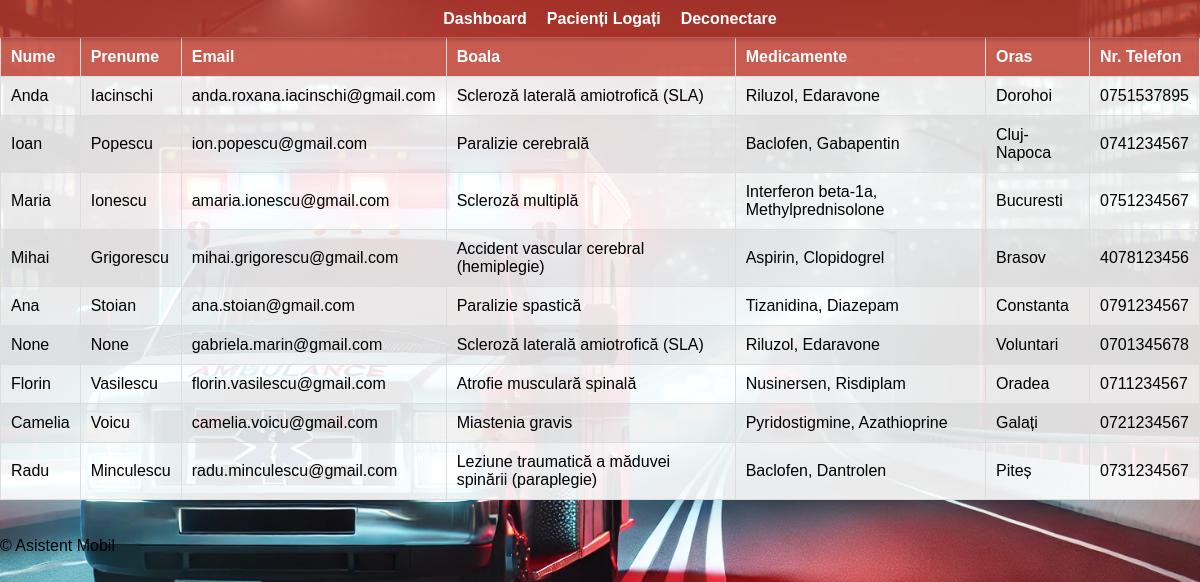
Page /pacienti_logati (signed in) on the committed database.
### app.py (models this page shows)
class Patient(db.Model):
    id = db.Column(db.Integer, primary_key=True)
    username = db.Column(db.String(150), unique=True, nullable=False)
    email = db.Column(db.String(150), unique=True, nullable=False)
    password = db.Column(db.String(150), nullable=False)
    prenume = db.Column(db.String(150), nullable=True)
    nume = db.Column(db.String(150), nullable=True)
    data_nasterii = db.Column(db.Date, nullable=True)
    boala = db.Column(db.String(500), nullable=True)
    medicamente = db.Column(db.String(500), nullable=True)
    ultimul_incident = db.Column(db.String(500), nullable=True)
    tara = db.Column(db.String(100), nullable=True)
    judet = db.Column(db.String(100), nullable=True)
    oras = db.Column(db.String(100), nullable=True)
    strada = db.Column(db.String(200), nullable=True)
    numar = db.Column(db.String(50), nullable=True)
    cod_postal = db.Column(db.String(20), nullable=True)
    telefon = db.Column(db.String(20), nullable=True)
    latitude = db.Column(db.Float, nullable=True)
    longitude = db.Column(db.Float, nullable=True)
    este_logat = db.Column(db.Boolean, default=False)

### app.py (the view)
@app.route('/pacienti_logati')
def pacienti_logati():
    if 'dispatcher_id' not in session:
        return redirect(url_for('login_dispatcher'))
    pacienti_logati = Patient.query.filter_by(este_logat=True).all()
    return render_template('pacienti_logati.html', patients=pacienti_logati)

### templates/pacienti_logati.html (shortened to what this page needs)
{% extends "base.html" %}
{% block content %}
<table class="pacient-table">
    <thead>
        <tr>
            <th>Nume</th>
            <th>Prenume</th>
            <th>Email</th>
            <th>Boala</th>
            <th>Medicamente</th>
            <th>Oras</th>
            <th>Nr. Telefon</th>
        </tr>
    </thead>
    <tbody>
        {% for patient in patients %}
        <tr>
            <td>{{ patient.prenume }}</td>
            <td>{{ patient.nume }}</td>
            <td>{{ patient.email }}</td>
            <td>{{ patient.boala }}</td>
            <td>{{ patient.medicamente }}</td>
            <td>{{ patient.oras }}</td>
            <td>{{ patient.telefon }}</td>
        </tr>
        {% else %}
        <tr>
            <td colspan="7" style="text-align: center;">Nu sunt pacienți logați în acest moment.</td>
        </tr>
        {% endfor %}
    </tbody>
</table>
{% endblock %}

### templates/base.html (shortened to what this page needs)
<!DOCTYPE html>
<html lang="ro">
<head>
    <link rel="stylesheet" href="{{ url_for('static', filename='styles.css') }}">
</head>
<body>
    <header>
        <nav>
            <ul>
                <li><a href="{{ url_for('dashboard_dispatcher') }}">Dashboard</a></li>
                <li><a href="{{ url_for('pacienti_logati') }}">Pacienți Logați</a></li>
                <li><a href="{{ url_for('logout') }}">Deconectare</a></li>
            </ul>
        </nav>
    </header>
    <div class="content">
        {% block content %}{% endblock %}
    </div>
    <footer>
        <p>© Asistent Mobil</p>
    </footer>
</body>
</html>

### static/styles.css (style rules this page uses)
body { font-family: Arial, sans-serif; background: url('/static/ambulance_b.jpg') no-repeat center center fixed; background-size: cover; margin: 0; padding: 0; height: 100vh; position: relative; z-index: 0; }
header { background-color: rgba(192, 57, 43, 0.8); color: #fff; padding: 10px 20px; text-align: center; position: fixed; top: 0; left: 0; width: 100%; z-index: 2; box-shadow: 0 2px 4px rgba(0, 0, 0, 0.2); }
header nav ul { list-style-type: none; margin: 0; padding: 0; display: flex; justify-content: center; }
header nav ul li { display: inline; margin-right: 20px; }
header nav ul li a { color: #fff; text-decoration: none; font-weight: bold; }
table.pacient-table { width: 100%; margin: 37px 0; border-collapse: collapse; background-color: rgba(255, 255, 255, 0.9); }
table.pacient-table th, table.pacient-table td { padding: 10px; border: 1px solid #ddd; text-align: left; }
table.pacient-table th { background-color: rgba(192, 57, 43, 0.8); color: white; }
table.pacient-table tr:nth-child(even) { background-color: rgba(0, 0, 0, 0.05); }

### rows in the picture
Patient: prenume "Anda", nume "Iacinschi", email "anda.roxana.iacinschi@gmail.com", boala "Scleroză laterală amiotrofică (SLA)", medicamente "Riluzol, Edaravone", oras "Dorohoi", telefon "0751537895"
Patient: prenume "Ioan", nume "Popescu", email "ion.popescu@gmail.com", boala "Paralizie cerebrală", medicamente "Baclofen, Gabapentin", oras "Cluj-Napoca", telefon "0741234567"
Patient: prenume "Maria", nume "Ionescu", email "amaria.ionescu@gmail.com", boala "Scleroză multiplă", medicamente "Interferon beta-1a, Methylprednisolone", oras "Bucuresti", telefon "0751234567"
Patient: prenume "Mihai", nume "Grigorescu", email "mihai.grigorescu@gmail.com", boala "Accident vascular cerebral (hemiplegie)", medicamente "Aspirin, Clopidogrel", oras "Brasov", telefon "4078123456"
Patient: prenume "Ana", nume "Stoian", email "ana.stoian@gmail.com", boala "Paralizie spastică", medicamente "Tizanidina, Diazepam", oras "Constanta", telefon "0791234567"
Patient: prenume "None", nume "None", email "gabriela.marin@gmail.com", boala "Scleroză laterală amiotrofică (SLA)", medicamente "Riluzol, Edaravone", oras "Voluntari", telefon "0701345678"
Patient: prenume "Florin", nume "Vasilescu", email "florin.vasilescu@gmail.com", boala "Atrofie musculară spinală", medicamente "Nusinersen, Risdiplam", oras "Oradea", telefon "0711234567"
Patient: prenume "Camelia", nume "Voicu", email "camelia.voicu@gmail.com", boala "Miastenia gravis", medicamente "Pyridostigmine, Azathioprine", oras "Galați", telefon "0721234567"
Patient: prenume "Radu", nume "Minculescu", email "radu.minculescu@gmail.com", boala "Leziune traumatică a măduvei spinării (paraplegie)", medicamente "Baclofen, Dantrolen", oras "Piteș", telefon "0731234567"
